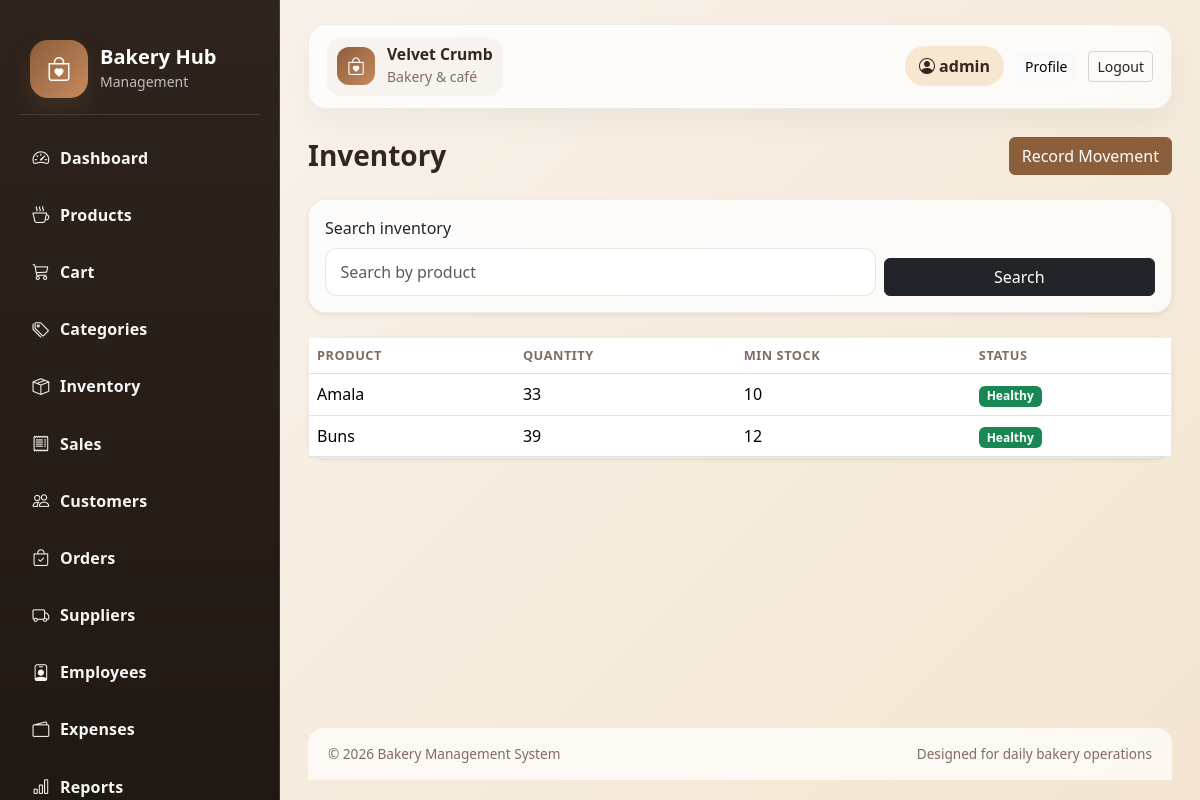
Screenshot of /inventory/ (signed in) with the database file from the repository.
### inventory/models.py (models this page shows, shortened)
class Inventory(models.Model):
    product = models.OneToOneField(Product, on_delete=models.CASCADE, related_name='inventory')
    quantity = models.IntegerField(default=0)
    min_stock = models.IntegerField(default=10)
    last_updated = models.DateTimeField(auto_now=True)
    class Meta:
        ordering = ('product__name',)

### products/models.py (models this page shows, shortened)
class Product(models.Model):
    category = models.ForeignKey(Category, on_delete=models.CASCADE, related_name='products')
    name = models.CharField(max_length=150)
    description = models.TextField(blank=True)
    sku = models.CharField(max_length=50, unique=True, blank=True)
    purchase_price = models.DecimalField(max_digits=10, decimal_places=2, default=0)
    selling_price = models.DecimalField(max_digits=10, decimal_places=2, default=0)
    quantity = models.IntegerField(default=0)
    min_stock = models.IntegerField(default=10)
    image = models.ImageField(upload_to='products/', blank=True, null=True)
    is_active = models.BooleanField(default=True)
    created_at = models.DateTimeField(auto_now_add=True)
    class Meta:
        ordering = ('name',)

### inventory/views.py (the view)
# urls.py: path('', views.inventory_list, name='inventory_list'),
@login_required
def inventory_list(request):
    query = request.GET.get('q', '').strip()
    inventories = Inventory.objects.select_related('product').order_by('product__name')
    if query:
        inventories = inventories.filter(
            Q(product__name__icontains=query) | Q(product__sku__icontains=query)
        )
    low_stock = inventories.filter(quantity__lte=F('min_stock'))
    return render(request, 'inventory/inventory_list.html', {
        'inventories': inventories,
        'low_stock': low_stock,
        'query': query,
    })

### templates/inventory/inventory_list.html (shortened to what this page needs)
{% extends 'base.html' %}
{% block content %}
<div class="d-flex justify-content-between align-items-center mb-4">
    <h3 class="page-title mb-0">Inventory</h3>
    <a href="{% url 'stock_movement_form' %}" class="btn btn-primary">Record Movement</a>
</div>
<div class="card shadow-sm mb-4">
    <div class="card-body">
        <form method="get" class="row g-2 align-items-end">
            <div class="col-md-8">
                <label class="form-label">Search inventory</label>
                <input type="text" name="q" value="{{ query }}" class="form-control" placeholder="Search by product">
            </div>
            <div class="col-md-4">
                <button type="submit" class="btn btn-dark w-100">Search</button>
            </div>
        </form>
    </div>
</div>
<div class="card shadow-sm">
    <div class="card-body p-0">
        <div class="table-responsive">
            <table class="table mb-0 align-middle">
                <thead>
                    <tr>
                        <th>Product</th>
                        <th>Quantity</th>
                        <th>Min Stock</th>
                        <th>Status</th>
                    </tr>
                </thead>
                <tbody>
                    {% for item in inventories %}
                        <tr>
                            <td>{{ item.product.name }}</td>
                            <td>{{ item.quantity }}</td>
                            <td>{{ item.min_stock }}</td>
                            <td>
                                {% if item.quantity <= item.min_stock %}
                                    <span class="badge bg-danger">Low Stock</span>
                                {% else %}
                                    <span class="badge bg-success">Healthy</span>
                                {% endif %}
                            </td>
                        </tr>
                    {% empty %}
                        <tr><td colspan="4" class="empty-state">No inventory items.</td></tr>
                    {% endfor %}
                </tbody>
            </table>
        </div>
    </div>
</div>
{% endblock %}

### templates/base.html (shortened to what this page needs)
{% load static %}
<!DOCTYPE html>
<html lang="en">
<head>
    <link href="https://cdn.jsdelivr.net/npm/bootstrap@5.3.3/dist/css/bootstrap.min.css" rel="stylesheet">
    <link href="https://cdn.jsdelivr.net/npm/bootstrap-icons@1.11.3/font/bootstrap-icons.min.css" rel="stylesheet">
    <link rel="stylesheet" href="{% static 'css/style.css' %}">
</head>
<body>
    <div class="app-shell">
        <aside class="sidebar">
            <div class="brand-box">
                <div class="brand-icon"><i class="bi bi-bag-heart"></i></div>
                <div>
                    <h5>Bakery Hub</h5>
                    <small>Management</small>
                </div>
            </div>
            <nav class="nav flex-column menu-list">
                <a class="nav-link" href="{% url 'dashboard:index' %}"><i class="bi bi-speedometer2"></i> Dashboard</a>
                <a class="nav-link" href="{% url 'product_list' %}"><i class="bi bi-cup-hot"></i> Products</a>
                <a class="nav-link" href="{% url 'cart' %}"><i class="bi bi-cart3"></i> Cart</a>
                <a class="nav-link" href="{% url 'category_list' %}"><i class="bi bi-tags"></i> Categories</a>
                <a class="nav-link" href="{% url 'inventory_list' %}"><i class="bi bi-box-seam"></i> Inventory</a>
                <a class="nav-link" href="{% url 'sales_list' %}"><i class="bi bi-receipt"></i> Sales</a>
                <a class="nav-link" href="{% url 'customer_list' %}"><i class="bi bi-people"></i> Customers</a>
                <a class="nav-link" href="{% url 'order_list' %}"><i class="bi bi-bag-check"></i> Orders</a>
                <a class="nav-link" href="{% url 'supplier_list' %}"><i class="bi bi-truck"></i> Suppliers</a>
                <a class="nav-link" href="{% url 'employee_list' %}"><i class="bi bi-person-badge"></i> Employees</a>
                <a class="nav-link" href="{% url 'expense_list' %}"><i class="bi bi-wallet2"></i> Expenses</a>
                <a class="nav-link" href="{% url 'report_dashboard' %}"><i class="bi bi-bar-chart"></i> Reports</a>
            </nav>
        </aside>
        <main class="main-content">
            <header class="topbar">
                <div class="topbar-left">
                    <div class="brand-mini">
                        <span class="brand-mini-mark"><i class="bi bi-bag-heart"></i></span>
                        <div>
                            <strong>Velvet Crumb</strong>
                            <small>Bakery & café</small>
                        </div>
                    </div>
                </div>
                <div class="topbar-right">
                    {% if user.is_authenticated %}
                        <span class="user-pill"><i class="bi bi-person-circle"></i> {{ user.get_full_name|default:user.username }}</span>
                        <a class="btn btn-light btn-sm" href="{% url 'accounts:profile' %}">Profile</a>
                        <a class="btn btn-outline-dark btn-sm" href="{% url 'accounts:logout' %}">Logout</a>
                    {% else %}
                        <a class="btn btn-bakery-secondary btn-sm" href="{% url 'accounts:register' %}">Create account</a>
                        <a class="btn btn-dark btn-sm" href="{% url 'accounts:login' %}">Login</a>
                    {% endif %}
                </div>
            </header>
            <div class="page-content">
                {% block content %}{% endblock %}
            </div>
            <footer class="app-footer">
                <div>© 2026 Bakery Management System</div>
                <div>Designed for daily bakery operations</div>
            </footer>
        </main>
    </div>
</body>
</html>

### static/css/style.css (style rules this page uses)
:root { --bg: #f7f1e8; --card: #fffdfa; --primary: #8b5e3c; --primary-soft: #c8895c; --secondary: #f1d1b5; --dark: #32261d; --muted: #7f6d63; --success: #3d8b5c; --danger: #c94d4d; --warning: #f5c76d; --border: rgba(77, 56, 42, 0.08); }
body { margin: 0; background: linear-gradient(135deg, #f8f4ee 0%, #f3e5d1 100%); color: var(--dark); font-family: 'Segoe UI', sans-serif; }
.brand-icon { display: flex; align-items: center; justify-content: center; width: 58px; height: 58px; border-radius: 18px; background: linear-gradient(135deg, var(--primary), var(--primary-soft)); color: white; font-size: 1.5rem; box-shadow: 0 12px 24px rgba(139, 94, 60, 0.2); }
.app-shell { display: flex; min-height: 100vh; width: 100%; }
.sidebar { width: 280px; background: linear-gradient(180deg, #2e241d 0%, #201812 100%); color: white; padding: 24px 18px; position: sticky; top: 0; height: 100vh; overflow-y: auto; overflow-x: hidden; border-right: 1px solid rgba(255,255,255,0.12); scrollbar-width: thin; scrollbar-color: rgba(255,255,255,0.35) transparent; }
.brand-box { display: flex; align-items: center; gap: 12px; padding: 16px 12px; margin-bottom: 18px; border-bottom: 1px solid rgba(255,255,255,0.12); }
.brand-box h5 { margin: 0; font-weight: 700; }
.brand-box small { color: rgba(255,255,255,0.7); }
.menu-list { gap: 4px; }
.menu-list .nav-link { color: #fff; border-radius: 12px; padding: 12px 14px; margin-bottom: 4px; display: flex; align-items: center; gap: 10px; transition: 0.2s ease; font-weight: 600; letter-spacing: 0.01em; opacity: 0.96; }
.menu-list .nav-link i { font-size: 1.05rem; width: 18px; text-align: center; opacity: 1; }
.main-content { flex: 1; display: flex; flex-direction: column; min-height: 100vh; padding: 24px 28px 20px; }
.topbar { display: flex; align-items: center; justify-content: space-between; margin-bottom: 28px; padding: 12px 18px; border-radius: 18px; background: rgba(255,255,255,0.75); border: 1px solid var(--border); box-shadow: 0 14px 28px rgba(21, 17, 13, 0.04); flex-shrink: 0; backdrop-filter: blur(10px); }
.topbar-left, .topbar-right { display: flex; align-items: center; gap: 12px; }
.brand-mini { display: flex; align-items: center; gap: 12px; padding: 8px 10px; border-radius: 14px; background: rgba(139, 94, 60, 0.05); }
.brand-mini-mark { width: 38px; height: 38px; display: flex; align-items: center; justify-content: center; background: linear-gradient(135deg, var(--primary), var(--primary-soft)); color: white; border-radius: 12px; font-size: 1.1rem; }
.brand-mini strong { display: block; color: var(--dark); font-size: 0.98rem; line-height: 1.2; }
.brand-mini small { color: var(--muted); }
.user-pill { background: #f8e7d0; color: var(--dark); border-radius: 999px; padding: 8px 14px; font-weight: 600; }
.page-content { display: block; flex: 1 1 auto; }
.app-footer { margin-top: 24px; padding: 16px 20px; border-top: 1px solid var(--border); background: rgba(255,255,255,0.7); border-radius: 16px 16px 0 0; display: flex; justify-content: space-between; align-items: center; gap: 12px; color: var(--muted); font-size: 0.85rem; flex-shrink: 0; }
.card { border: 1px solid var(--border); border-radius: 18px; background: rgba(255,255,255,0.8); }
.table th { font-size: 0.8rem; text-transform: uppercase; color: var(--muted); letter-spacing: 0.04em; }
.btn-primary { background: var(--primary); border-color: var(--primary); }
.btn-outline-dark { border-color: rgba(0,0,0,0.15); }
.form-control, .form-select { border-radius: 12px; border: 1px solid rgba(74, 52, 37, 0.12); padding: 0.7rem 0.9rem; background: #fff; }
.page-title { font-weight: 700; margin-bottom: 18px; }

### rows the page displays
Inventory: product.name "Amala", quantity "33", min_stock "10", shows "Healthy"
Inventory: product.name "Buns", quantity "39", min_stock "12", shows "Healthy"

### other values shown
{{ user.get_full_name|default:user.username }} "admin"
